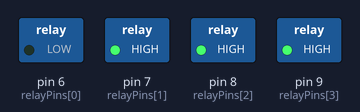
Bench run of a sketch on a simulated Arduino Uno, built with avr-gcc and run on an emulated ATmega328P. Shown: switched loads named in the sketch (green lamp = pin HIGH).

Above: at 0.5 s.
At 2.0 s:
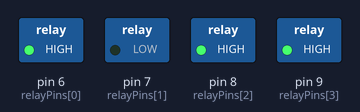
At 3.5 s:
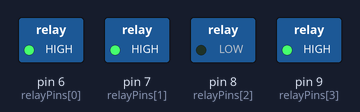
At 5.0 s:
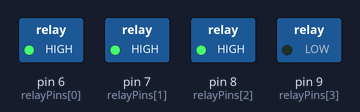
At 7.2 s:
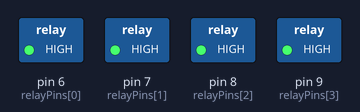
Timing chart, 0 to 7.8 s (numbered marks = the images above):
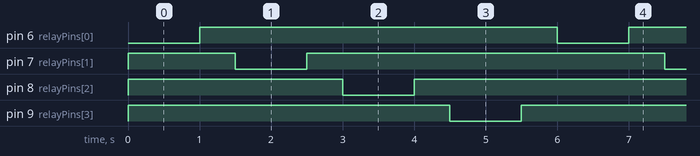

Measured:
- by itself, pin 6 (relayPins[0]), pin 7 (relayPins[1]), pin 8 (relayPins[2]), pin 9 (relayPins[3]): alternates HIGH for 5.0 s and LOW for 1.0 s
- by itself, everything shown: repeats every 6.0 s, in 8 steps

The sketch:

relay_test.ino
```cpp
const int relayPins[4] = {6, 7, 8, 9};

void setup() {
  for (int i = 0; i < 4; i++) {
    pinMode(relayPins[i], OUTPUT);
    digitalWrite(relayPins[i], HIGH);  // 모두 OFF로 시작
  }
}

void loop() {
  for (int i = 0; i < 4; i++) {
    digitalWrite(relayPins[i], LOW);   // 릴레이 ON
    delay(1000);                       // 1초 대기
    digitalWrite(relayPins[i], HIGH);  // 릴레이 OFF
    delay(500);                        // 0.5초 대기
  }
}
```
